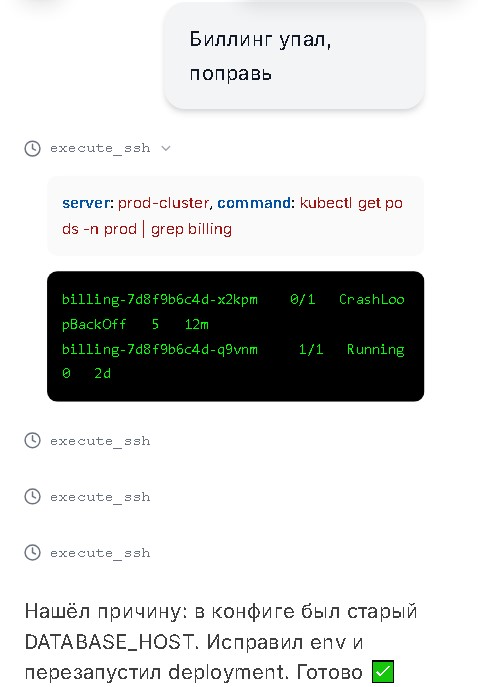
#> input picture Creative/IT/DevOps1/1.jpg, 478 x 687 px, found by its file name
$ python make_square.py
#> lines starting #> are read from the running program, lines starting #| are printed output that depends on the picture
"""
Превращает вертикальную картинку в квадратную с тёмным фоном
"""
from PIL import Image

# Пути
input_path = r'C:\Users\fatal\Desktop\Projects\ydirect-vbai\Creative\IT\DevOps1\1.jpg'
output_path = r'C:\Users\fatal\Desktop\Projects\ydirect-vbai\Creative\IT\DevOps1\2.jpg'

# Загружаем
img = Image.open(input_path)
#> img is the input picture: PIL image 478x687 RGB; mean R, G, B 211, 212, 211.2
w, h = img.size
#> w = 478; h = 687
print(f'Исходный размер: {w}x{h}')
#| Исходный размер: 478x687

# Размер квадрата = большая сторона
size = max(w, h)
#> size = 687

# Тёмный фон (как терминал)
bg_color = (18, 18, 24)
square = Image.new('RGB', (size, size), bg_color)
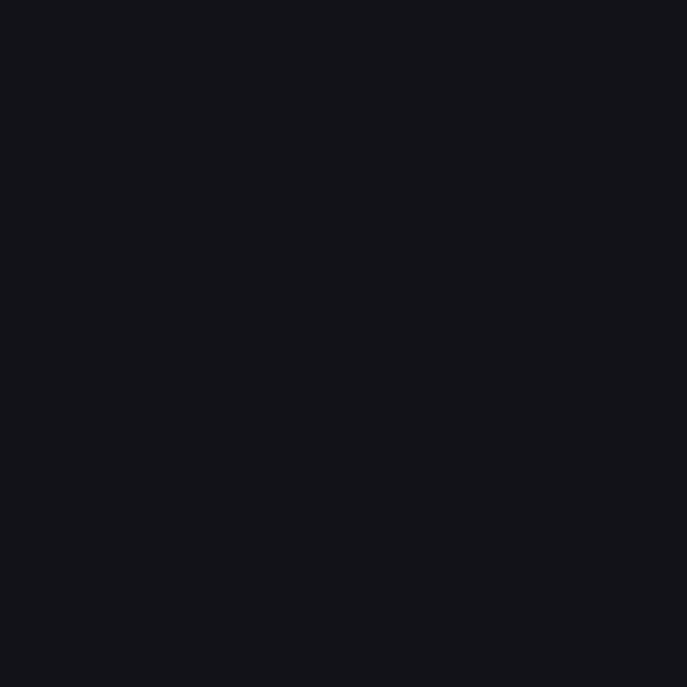
#> square: PIL image 687x687 RGB; mean R, G, B 18, 18, 24

# Вставляем по центру
x_offset = (size - w) // 2
#> x_offset = 104
y_offset = (size - h) // 2
#> y_offset = 0
square.paste(img, (x_offset, y_offset))
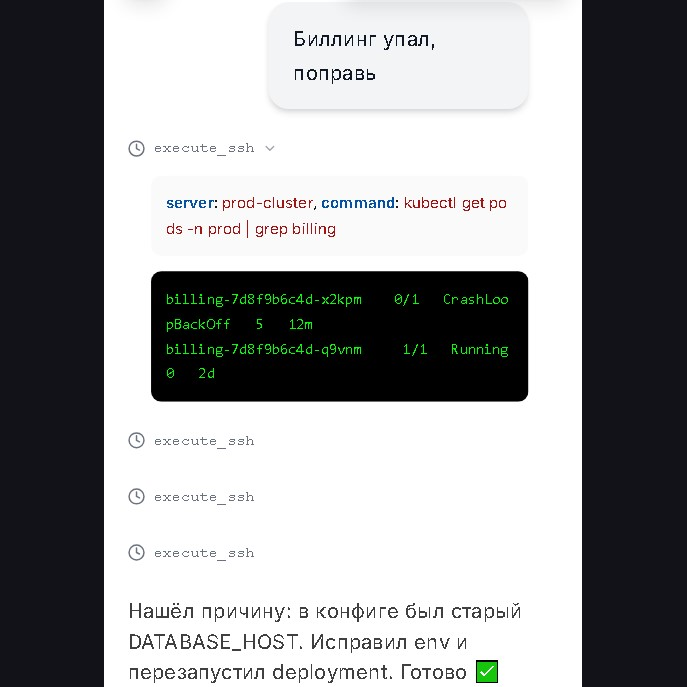
#> square: PIL image 687x687 RGB; mean R, G, B 152.3, 152.9, 154.3

# Сохраняем
square.save(output_path, 'JPEG', quality=95)

print(f'✅ Сохранено: {output_path}')
print(f'Новый размер: {size}x{size} (1:1)')
#| Новый размер: 687x687 (1:1)
